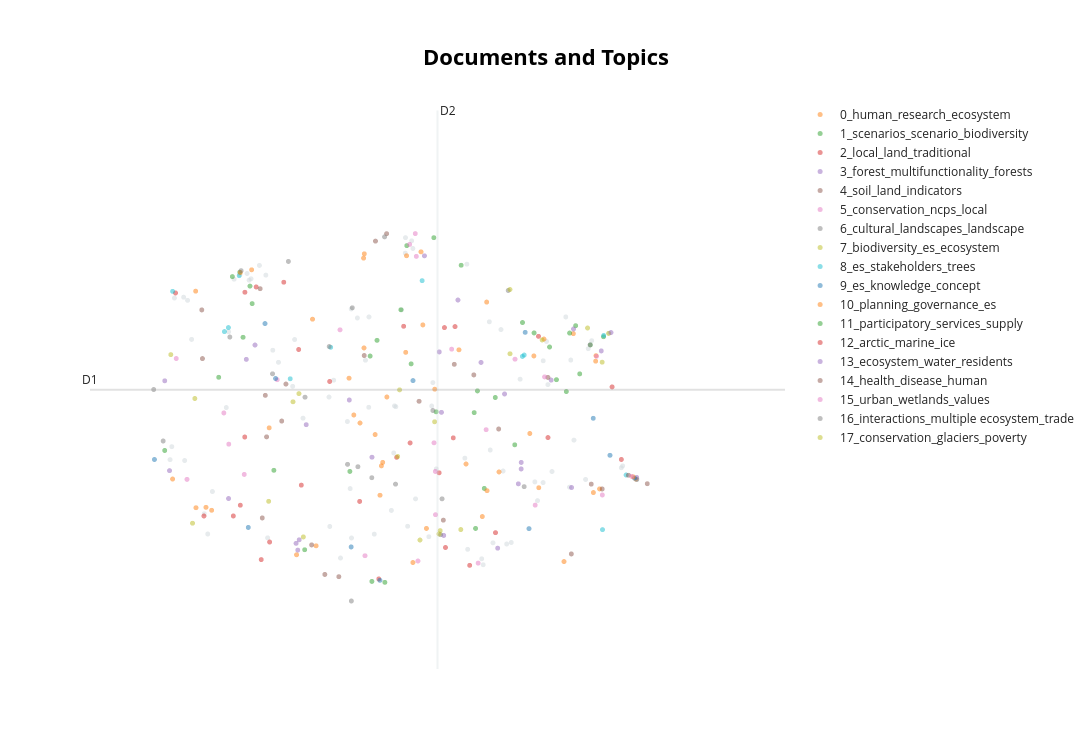

Notebook code for this chart:
### Code cell
topic_model_outliers.visualize_documents(abstracts, reduced_embeddings=reduced_embeddings,
                                hide_document_hover=True, hide_annotations=True)

### Figure 1 — Plotly figure (JSON) as saved in the notebook; plotly's stock layout.template omitted (floating-point values rounded to 4 significant figures)
{"data": [{"hoverinfo": "text", "marker": {"color": "#CFD8DC", "opacity": 0.5, "size": 5}, "mode": "markers+text", "name": "other", "showlegend": false, "type": "scattergl", "x": [9.626, 6.404, 9.084, 7.84, 6.945, 7.14, 9.336, 5.393, 9.587, 5.78, 4.921, 7.809, 8.484, 5.918, 7.39, 6.067, 9.82, 7.854, 8.991, 8.415, 8.613, 6.009, 8.827, 9.956, 7.572, 6.942, 8.494, 9.021, 4.969, 5.161, 5.803, 9.558, 8.677, 9.183, 6.694, 5.084, 6.289, 7.617, 5.824, 4.94, 8.399, 8.728, 7.2, 5.302, 6.13, 6.747, 9.085, 9.428, 7.426, 7.548, 6.311, 9.392, 6.931, 5.574, 8.524, 5.072, 5.116, 5.989, 8.21, 9.971, 7.891, 7.011, 9.378, 8.637, 7.138, 10.13, 9.137, 7.101, 7.416, 5.341, 7.66, 8.233, 7.63, 9.121, 5.548, 7.545, 7.505, 6.9, 5.701, 5.635, 6.703, 8.242, 6.822, 7.44], "y": [12.23, 10.9, 9.795, 11.11, 8.846, 12.63, 12.63, 9.642, 12.09, 13.38, 10.19, 8.867, 12.55, 13.52, 9.318, 12.06, 12.35, 11.51, 9.807, 8.387, 12.42, 8.848, 11.57, 10.05, 9.047, 12.77, 10.35, 9.486, 12.96, 12.25, 13.26, 9.848, 8.742, 9.984, 11.26, 10.17, 11.44, 13.94, 13.29, 10.41, 8.489, 8.768, 8.912, 9.261, 11.86, 11.55, 11.88, 10.52, 11.11, 13.99, 12.25, 11.89, 9.692, 12.38, 8.762, 12.97, 12.92, 13.35, 10.21, 10.08, 10.03, 12.62, 9.716, 9.993, 11.09, 9.857, 11.47, 11.89, 10.3, 8.914, 9.516, 13.54, 13.81, 12.21, 11.08, 13.73, 12.75, 10.84, 13.36, 13.28, 9.043, 8.651, 8.502, 11.1]}, {"hoverinfo": "text", "marker": {"opacity": 0.5, "size": 5}, "mode": "markers+text", "name": "0_human_research_ecosystem", "text": ["", "", "", "", "", "", "", "", "", "", "", "", "", "", "", "", "", "", "", "", "", "", "", "", "", "", "", "", "", "", "", "", "", "", "", "", "", ""], "textfont": {"size": 12}, "type": "scattergl", "x": [9.714, 8.98, 6.332, 5.831, 7.085, 9.035, 9.317, 7.34, 8.454, 6.51, 8.224, 6.918, 5.322, 7.55, 7.279, 5.206, 4.949, 7.721, 6.55, 7.631, 7.294, 7.088, 9.093, 8.405, 9.67, 7.56, 8.592, 6.971, 7.264, 8.935, 7.04, 6.027, 10.12, 7.741, 8.144, 7.209, 9.421, 9.645], "y": [9.686, 11.96, 8.558, 13.44, 12.1, 9.707, 8.442, 11.26, 12.89, 12.59, 10.11, 11.58, 9.371, 12.03, 10.08, 13.07, 9.856, 13.75, 8.712, 8.425, 10.14, 13.71, 12.25, 9.213, 11.88, 13.68, 9.977, 10.95, 9.578, 10.64, 10.82, 10.73, 9.854, 12.5, 12.07, 10.62, 12.35, 9.624]}, {"hoverinfo": "text", "marker": {"opacity": 0.5, "size": 5}, "mode": "markers+text", "name": "1_scenarios_scenario_biodiversity", "text": ["", "", "", "", "", "", "", "", "", "", "", "", "", "", "", "", "", "", "", "", "", "", "", "", "", "", ""], "textfont": {"size": 12}, "type": "scattergl", "x": [6.423, 9.232, 5.837, 8.427, 5.464, 6.079, 4.861, 7.864, 7.562, 7.318, 7.23, 9.156, 7.611, 7.89, 5.812, 8.983, 9.379, 6.927, 9.343, 9.447, 9.758, 5.698, 8.55, 8.315, 8.853, 5.735, 7.173], "y": [8.644, 11.56, 12.86, 9.695, 11.6, 10.01, 10.34, 13.99, 13.85, 8.085, 12.23, 12.12, 11.83, 11.01, 13.16, 12.36, 12.36, 9.987, 11.36, 12.48, 12.29, 13.4, 11.25, 10.99, 12.54, 12.28, 8.102]}, {"hoverinfo": "text", "marker": {"opacity": 0.5, "size": 5}, "mode": "markers+text", "name": "2_local_land_traditional", "text": ["", "", "", "", "", "", "", "", "", "", "", "", "", "", "", "", "", "", "", "", ""], "textfont": {"size": 12}, "type": "scattergl", "x": [9.032, 5.705, 7.994, 6.19, 7.983, 7.449, 7.036, 7.25, 8.081, 5.627, 6.032, 7.6, 9.138, 7.527, 6.702, 7.923, 6.356, 9.853, 5.882, 4.982, 8.264], "y": [12.3, 9.407, 8.682, 13.23, 12.45, 10.23, 9.472, 8.144, 10.56, 9.223, 8.776, 10.47, 10.57, 12.47, 11.53, 9.962, 12.08, 11.43, 13.15, 13.04, 8.377]}, {"hoverinfo": "text", "marker": {"opacity": 0.5, "size": 5}, "mode": "markers+text", "name": "3_forest_multifunctionality_forests", "text": ["", "", "", "", "", "", "", "", "", "", "", "", "", "", "", "", "", "", "", ""], "textfont": {"size": 12}, "type": "scattergl", "x": [6.346, 9.733, 8.654, 6.362, 8.807, 8.839, 10.13, 8.839, 4.861, 7.174, 6.327, 6.44, 7.949, 9.423, 4.915, 7.759, 9.173, 7.975, 5.869, 5.574], "y": [8.638, 12.05, 11.31, 8.815, 9.773, 10.14, 9.884, 10.03, 11.54, 10.23, 8.754, 10.79, 11.0, 12.43, 10.0, 13.68, 11.55, 8.889, 12.15, 9.522]}, {"hoverinfo": "text", "marker": {"opacity": 0.5, "size": 5}, "mode": "markers+text", "name": "4_soil_land_indicators", "text": ["", "", "", "", "", "", "", "", "", "", "", "", "", "", "", "", "", ""], "textfont": {"size": 12}, "type": "scattergl", "x": [5.95, 9.137, 5.998, 7.337, 7.087, 7.7, 5.275, 7.97, 6.804, 9.743, 9.399, 5.984, 10.25, 5.926, 6.213, 7.213, 6.167, 6.648], "y": [9.189, 11.6, 10.58, 14.06, 11.97, 11.19, 12.75, 9.151, 8.183, 9.685, 8.572, 11.29, 9.775, 13.12, 11.48, 13.93, 10.85, 8.221]}, {"hoverinfo": "text", "marker": {"opacity": 0.5, "size": 5}, "mode": "markers+text", "name": "5_conservation_ncps_local", "text": ["", "", "", "", "", "", "", "", "", "", "", "", "", "", "", "", ""], "textfont": {"size": 12}, "type": "scattergl", "x": [5.11, 4.99, 9.1, 7.883, 7.866, 5.748, 8.448, 7.657, 6.817, 9.745, 8.063, 8.359, 8.77, 6.116, 7.096, 7.669, 7.594], "y": [9.85, 11.92, 11.61, 9.245, 10.48, 9.935, 10.7, 14.06, 12.41, 9.583, 12.08, 8.415, 11.91, 11.56, 8.542, 13.67, 13.88]}, {"hoverinfo": "text", "marker": {"opacity": 0.5, "size": 5}, "mode": "markers+text", "name": "6_cultural_landscapes_landscape", "text": ["", "", "", "", "", "", "", "", "", "", "", "", "", "", ""], "textfont": {"size": 12}, "type": "scattergl", "x": [6.427, 7.956, 7.017, 7.315, 7.172, 6.954, 6.241, 7.854, 8.694, 7.939, 10.13, 5.588, 6.901, 6.064, 8.872], "y": [11.26, 9.516, 10.07, 14.01, 9.878, 12.79, 13.58, 11.03, 13.09, 8.902, 9.846, 12.29, 10.11, 11.66, 9.725]}, {"hoverinfo": "text", "marker": {"opacity": 0.5, "size": 5}, "mode": "markers+text", "name": "7_biodiversity_es_ecosystem", "text": ["", "", "", "", "", "", "", "", "", "", "", "", "", "", ""], "textfont": {"size": 12}, "type": "scattergl", "x": [8.714, 6.359, 7.482, 7.935, 4.929, 7.709, 6.408, 5.171, 9.815, 5.197, 9.743, 6.021, 7.873, 7.922, 6.293], "y": [12.0, 11.32, 11.38, 8.972, 11.99, 8.811, 8.864, 9.099, 12.35, 11.24, 11.86, 9.474, 10.84, 8.915, 11.18]}, {"hoverinfo": "text", "marker": {"opacity": 0.5, "size": 5}, "mode": "markers+text", "name": "8_es_stakeholders_trees", "text": ["", "", "", "", "", "", "", "", "", "", "", ""], "textfont": {"size": 12}, "type": "scattergl", "x": [9.746, 6.713, 4.949, 5.693, 10.01, 8.873, 9.76, 5.528, 8.852, 5.572, 7.734, 6.262], "y": [8.989, 12.11, 13.07, 13.34, 9.925, 11.98, 12.32, 12.38, 11.96, 12.45, 13.25, 11.57]}, {"hoverinfo": "text", "marker": {"opacity": 0.5, "size": 5}, "mode": "markers+text", "name": "9_es_knowledge_concept", "text": ["", "", "", "", "", "", "", "", "", "", "", ""], "textfont": {"size": 12}, "type": "scattergl", "x": [7.262, 5.794, 8.884, 4.746, 5.98, 7.632, 10.1, 9.643, 6.098, 9.83, 8.926, 6.941], "y": [8.12, 9.026, 12.37, 10.19, 12.52, 11.54, 9.872, 10.9, 11.58, 10.26, 9.006, 8.692]}, {"hoverinfo": "text", "marker": {"opacity": 0.5, "size": 5}, "mode": "markers+text", "name": "10_planning_governance_es", "text": ["", "", "", "", "", "", "", "", ""], "textfont": {"size": 12}, "type": "scattergl", "x": [5.385, 9.674, 7.874, 10.09, 5.705, 7.782, 7.08, 5.21, 8.458], "y": [9.32, 11.97, 11.4, 9.895, 13.39, 9.009, 13.64, 9.364, 9.657]}, {"hoverinfo": "text", "marker": {"opacity": 0.5, "size": 5}, "mode": "markers+text", "name": "11_participatory_services_supply", "text": ["", "", "", "", "", "", "", "", ""], "textfont": {"size": 12}, "type": "scattergl", "x": [9.492, 9.611, 8.169, 8.33, 8.767, 7.497, 8.351, 5.616, 7.153], "y": [11.66, 12.15, 13.52, 9.009, 10.44, 12.76, 11.37, 13.32, 11.96]}, {"hoverinfo": "text", "marker": {"opacity": 0.5, "size": 5}, "mode": "markers+text", "name": "12_arctic_marine_ice", "text": ["", "", "", "", "", "", "", ""], "textfont": {"size": 12}, "type": "scattergl", "x": [5.299, 5.756, 9.957, 8.101, 8.552, 6.385, 5.938, 5.754], "y": [9.222, 13.06, 10.19, 12.47, 8.937, 9.752, 8.475, 10.58]}, {"hoverinfo": "text", "marker": {"opacity": 0.5, "size": 5}, "mode": "markers+text", "name": "13_ecosystem_water_residents", "text": ["", "", "", "", "", "", "", ""], "textfont": {"size": 12}, "type": "scattergl", "x": [8.391, 8.133, 7.925, 8.577, 5.772, 6.921, 9.401, 9.841], "y": [11.85, 12.92, 12.03, 8.671, 11.91, 11.21, 9.71, 12.37]}, {"hoverinfo": "text", "marker": {"opacity": 0.5, "size": 5}, "mode": "markers+text", "name": "14_health_disease_human", "text": ["", "", "", "", "", "", ""], "textfont": {"size": 12}, "type": "scattergl", "x": [6.501, 10.04, 8.092, 8.588, 5.282, 9.621, 8.31], "y": [8.727, 9.921, 11.82, 10.71, 11.92, 9.769, 11.64]}, {"hoverinfo": "text", "marker": {"opacity": 0.5, "size": 5}, "mode": "markers+text", "name": "15_urban_wetlands_values", "text": ["", "", "", "", "", "", ""], "textfont": {"size": 12}, "type": "scattergl", "x": [7.881, 9.679, 7.687, 10.07, 5.521, 5.576, 8.995], "y": [9.986, 11.96, 8.451, 9.901, 10.99, 10.45, 9.408]}, {"hoverinfo": "text", "marker": {"opacity": 0.5, "size": 5}, "mode": "markers+text", "name": "16_interactions_multiple ecosystem_trade", "text": ["", "", "", "", "", "", ""], "textfont": {"size": 12}, "type": "scattergl", "x": [4.844, 9.608, 6.944, 4.738, 5.714, 6.697, 7.437], "y": [10.51, 12.16, 7.766, 11.39, 13.43, 12.13, 9.768]}, {"hoverinfo": "text", "marker": {"opacity": 0.5, "size": 5}, "mode": "markers+text", "name": "17_conservation_glaciers_poverty", "text": ["", "", "", "", ""], "textfont": {"size": 12}, "type": "scattergl", "x": [7.461, 8.165, 8.713, 9.073, 9.58], "y": [10.24, 8.99, 13.1, 12.24, 12.44]}], "layout": {"annotations": [{"showarrow": false, "text": "D1", "x": 4.027, "y": 11.39, "yshift": 10}, {"showarrow": false, "text": "D2", "x": 7.905, "xshift": 10, "y": 16.17}], "height": 750, "shapes": [{"line": {"color": "#CFD8DC", "width": 2}, "type": "line", "x0": 7.905, "x1": 7.905, "y0": 6.601, "y1": 16.17}, {"line": {"color": "#9E9E9E", "width": 2}, "type": "line", "x0": 4.027, "x1": 11.78, "y0": 11.39, "y1": 11.39}], "title": {"font": {"color": "Black", "size": 22}, "text": "<b>Documents and Topics</b>", "x": 0.5, "xanchor": "center", "yanchor": "top"}, "width": 1200, "xaxis": {"visible": false}, "yaxis": {"visible": false}}}
